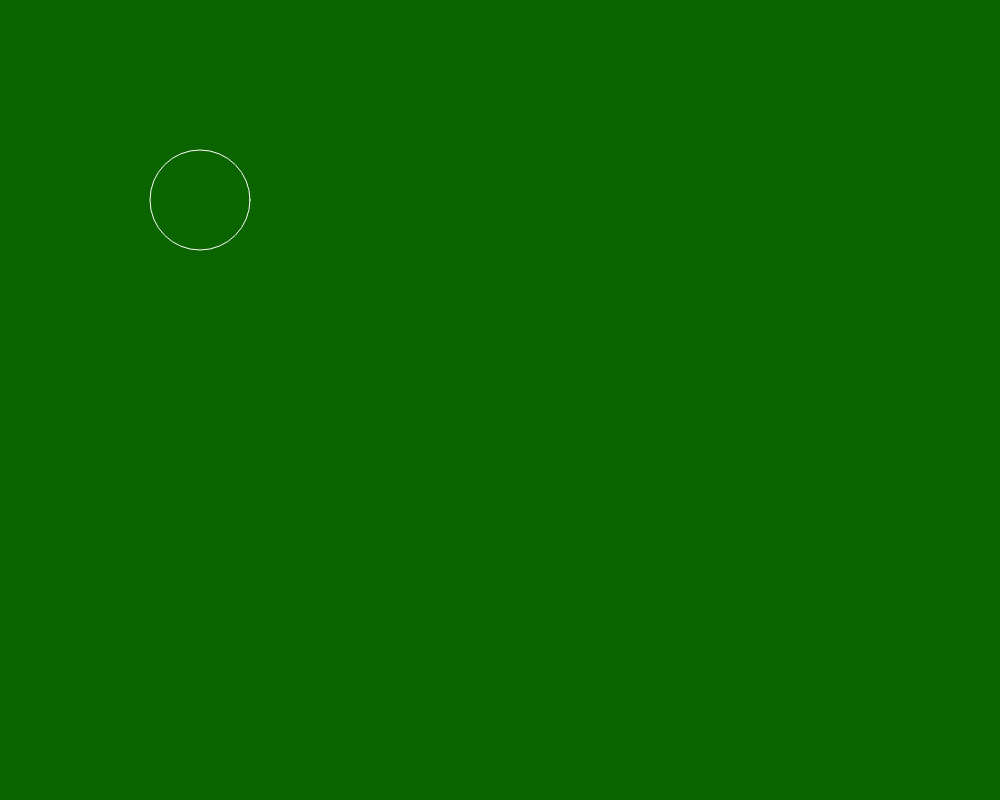
Frame 1 (no input)
Frame 60 (no input): identical to frame 1, image omitted
Frame 120 (the mouse pressed at the canvas centre since frame 60): identical to frame 1, image omitted

The p5.js sketch that drew this single still picture (run headless with seeded random() and noise() and a simulated clock; from frame 60 on, the mouse is pressed at the canvas centre):

// p5.js sketch
// ── sketch.js
let time = 0;

function setup()
{
    createCanvas(1000,800);
}

function draw()
{
    background(10,100,0);
    translate(200,200);

    let radius = 50;
    stroke(255);
    noFill();
    ellipse(0,0,radius*2);

    time += 0.01;
}
